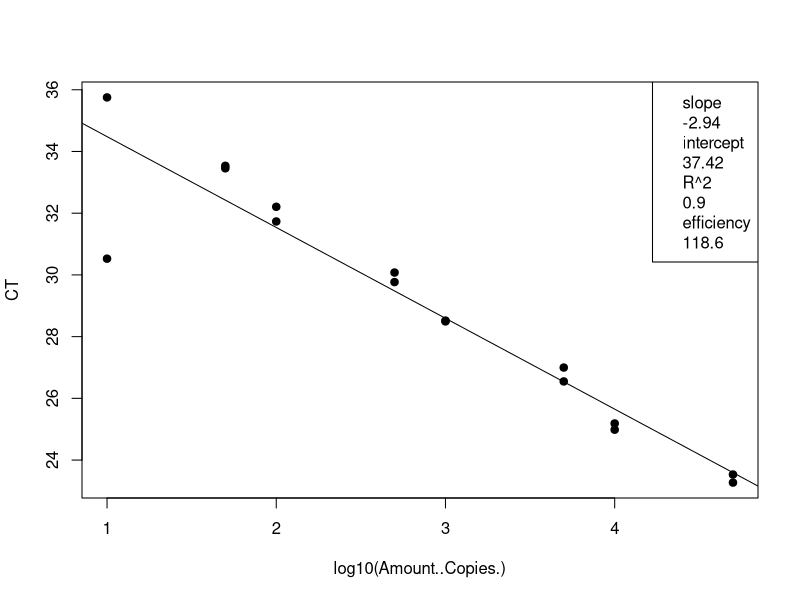
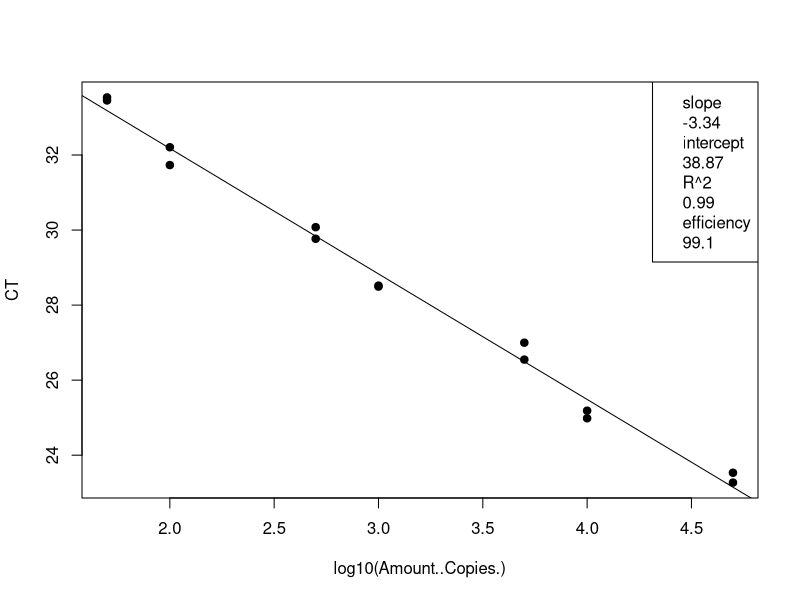
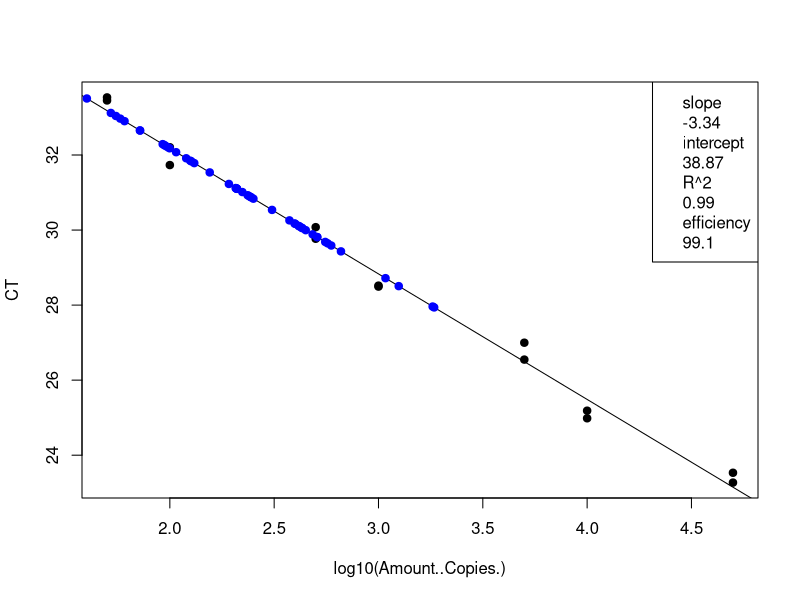
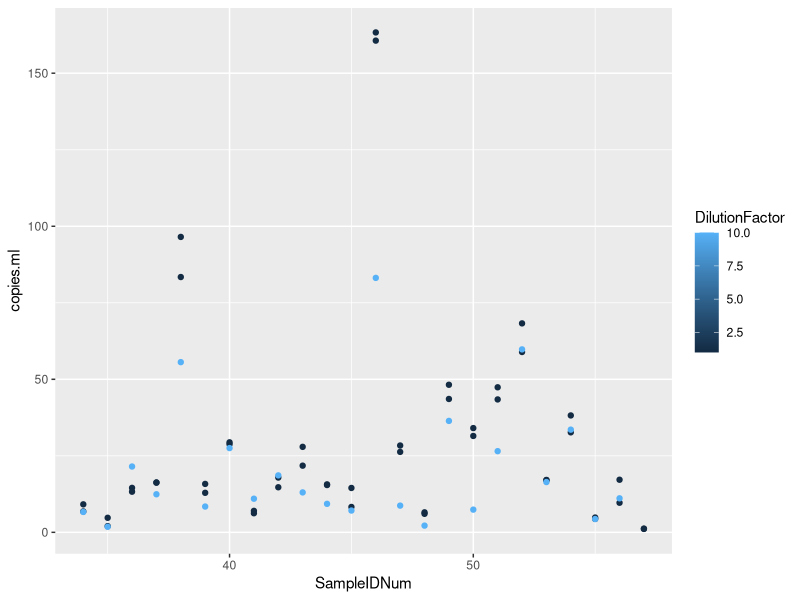

The R source for these figures, in order:
## ---- chunk 1
knitr::opts_chunk$set(echo = TRUE)

## ---- chunk 2
# load the data (note data file must be in this repository)
data <- read.csv("Plate2_Entero_qPCRConversion.csv")
View(data)

# clean up the data file (there is some stuff at the bottom and extra blank rows)
#data <- data[-92:-93,] # This removes rows 92-95
View(data)

# assign to the correct data class #warning message about NAs is OK
class(data$CT) # check the data class type
data$CT <- as.numeric(as.character(data$CT)) # change to numeric
data$Amount..Copies. <- as.numeric(as.character(data$Amount..Copies.)) # change to numeric
## ---- chunk 3
# linear regression of standard curve
standards = data[1:16,]
standardCurve <- lm(CT ~ log10(Amount..Copies.), data = standards)
  
standardCurvePlot <- plot(CT ~ log10(Amount..Copies.), data = standards, pch=19) 
abline(coef(standardCurve)) 
legend("topright", legend=c(paste= "slope", round(standardCurve$coefficients[2], 2), 
                            paste= "intercept", round(standardCurve$coefficients[1], 2), 
                            paste= "R^2", round(summary(standardCurve)$r.squared, 2),
                            paste = "efficiency", round((10^(-1/standardCurve$coefficients[2])-1)*100, 1)))
## ---- chunk 4
# remove standards that sucked and redo analysis NOT NEEDED 21 Jan 2020
standards <- standards[-15:-16,] # uncomment this line and change which rows to remove
standardCurve <- lm(CT ~ log10(Amount..Copies.), data = standards)

standardCurvePlot <- plot(CT ~ log10(Amount..Copies.), data = standards, pch=19)
abline(coef(standardCurve))
col = "blue"
legend("topright", legend=c(paste= "slope", round(standardCurve$coefficients[2], 2),
                            paste= "intercept", round(standardCurve$coefficients[1], 2),
                            paste= "R^2", round(summary(standardCurve)$r.squared, 2),
                            paste = "efficiency", round((10^(-1/standardCurve$coefficients[2])-1)*100, 1)))
## ---- chunk 5
# data set of unknowns including info on standard curve
#unknowns = subset(data, Name == "UNKNOWN")
unknowns = data[17:88,]
#unknowns <- unknowns[-1:-3,] # uncomment this line and change which rows to remove if these samples were outside of the standard curve

# add new columns to the data table
unknowns$plate_num = 1 #change to the actual plate number
unknowns$standard_slope = standardCurve$coefficients[2]
unknowns$standard_intercept = standardCurve$coefficients[1]
unknowns$R2 = summary(standardCurve)$r.squared
unknowns$efficiency =  (10^(-1/standardCurve$coefficients[2])-1)*100
  
# add a new column that interpolates copies/well from Ct for the unknowns
unknowns$log.copies.well = ((unknowns$CT - standardCurve$coefficients[1])/standardCurve$coefficients[2])
unknowns$copies.well = 10^unknowns$log.copies.well

# copies/ul extract accounting for dilution factor
vol.well = 3 #qPCR template volume in ul
unknowns$vol.well = vol.well
unknowns$copies.ul = ((unknowns$copies.well/vol.well)*unknowns$DilutionFactor)

# copies/extraction
vol.elution = 110 #DNA extraction elution volume in ul
unknowns$vol.elution = vol.elution
unknowns$copies.extraction = (unknowns$copies.ul*vol.elution)

# copies/ml #Volume is volume of sample filtered in mL
unknowns$copies.ml = (unknowns$copies.extraction/unknowns$Volume)


## ---- chunk 6
standards <- standards[-15:-16,] # uncomment this line and change which rows to remove
standardCurve <- lm(CT ~ log10(Amount..Copies.), data = standards)

standardCurvePlot <- plot(CT ~ log10(Amount..Copies.), data = standards, pch=19)
abline(coef(standardCurve))
col = "blue"
legend("topright", legend=c(paste= "slope", round(standardCurve$coefficients[2], 2),
                            paste= "intercept", round(standardCurve$coefficients[1], 2),
                            paste= "R^2", round(summary(standardCurve)$r.squared, 2),
                            paste = "efficiency", round((10^(-1/standardCurve$coefficients[2])-1)*100, 1)))

unknowns = unknowns[1:72,]
standardCurve <- lm(CT ~ log10(copies.well), data = unknowns)

standardCurvePlot <- points(CT ~ log10(copies.well), data = unknowns, pch=19, col = "blue")


#abline(coef(standardCurve))
#legend("topright", legend=c(paste= "slope", round(standardCurve$coefficients[2], 2),
                            #paste= "intercept", round(standardCurve$coefficients[1], 2),
                            #paste= "R^2", round(summary(standardCurve)$r.squared, 2),
                            #paste = "efficiency", round((10^(-1/standardCurve$coefficients[2])-1)*100, 1)))
## ---- chunk 7
# make a plot that compares the diluted to undiluted replicates for each sample including dilution factor
library("ggplot2")
unknowns$SampleIDNum <- as.numeric(as.character(unknowns$SampleIDNum)) # change to numeric
replicates = unknowns[1:71,]
#replicates <- replicates[-18,] # This removes rows (B11)
#replicates <- replicates[-32,] # This removes rows (D8)
#replicates <- replicates[-55,] # This removes rows (G5)
qplot(SampleIDNum,copies.ml, data=replicates, col=DilutionFactor)
## ---- chunk 8
# write csv file
write.csv(unknowns, file = "Plate2_Entero_ConvertedData.csv", row.names=FALSE, na="")

# average the replicates (if not strongly inhibited) and make a new file
averaged = unknowns[1:72,]
averaged$averaged <- tapply(unknowns$copies.ml, unknowns$SampleIDNum, mean)
write.csv(averaged, file = "Plate2_Entero_Averaged.csv", row.names=FALSE, na="")
